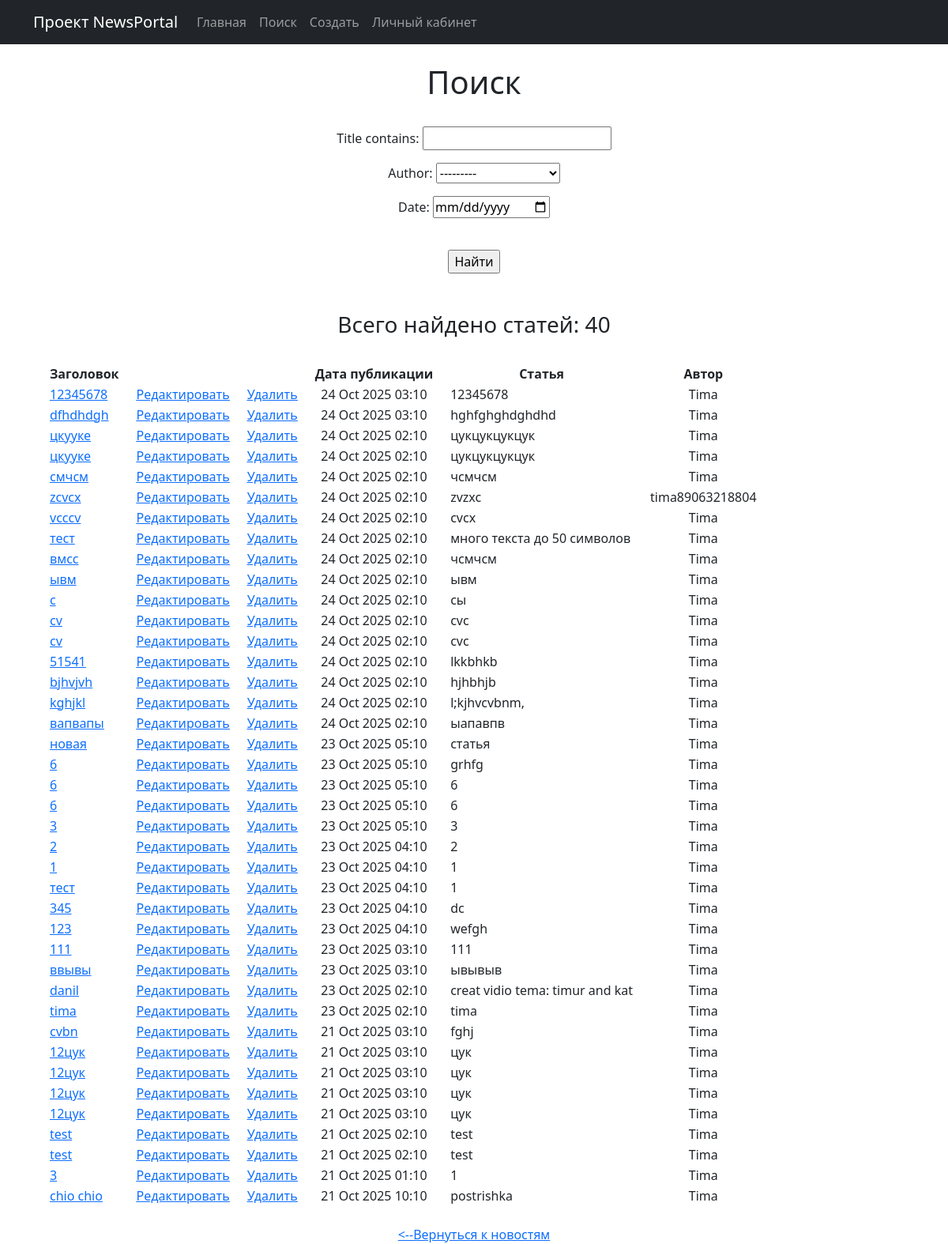
Page /news/news/search/ on the committed database.
### news/models.py (models this page shows, shortened)
class Post(models.Model):
    author = models.ForeignKey(Author, on_delete = models.CASCADE)
    ARTICLE = 'AR'
    NEWS = 'NW'
    CATEGORY_CHOICES = [
        (ARTICLE, 'СТАТЬЯ'),
        (NEWS, 'НОВОСТЬ')
    ]
    category_type = models.CharField(max_length=2, choices=CATEGORY_CHOICES, default=ARTICLE)
    time_creation = models.DateTimeField(auto_now_add = True)
    post_category = models.ManyToManyField(Category, through = 'PostCategory')
    title = models.CharField(max_length = 128)
    text = models.TextField()
    rating = models.SmallIntegerField(default = 0)

class Author(models.Model):
    authorUser = models.OneToOneField(User, on_delete = models.CASCADE)
    ratingAuthor = models.SmallIntegerField(default = 0)
    def __str__(self):
        return self.authorUser.username

### news/views.py (the view)
# urls.py: path('news/search/', PostSearch.as_view(), name='post_search'),
class PostSearch(ListView):
    model = Post
    template_name = 'post_search.html'
    context_object_name = 'news'
    ordering = ['-time_creation']
    success_url = reverse_lazy('post_list')
    def get_context_data(self, **kwargs):
        context = super().get_context_data(**kwargs)
        context['filter'] = PostFilter(self.request.GET, queryset=self.get_queryset())
        return context

### news/templatetags/custom_filters.py (called while the page is built)
@register.filter(name='censor')
def censor(censor_text):
    for word in censor_words:
        censor_text = censor_text.lower().replace(word.lower(),'*')
    return censor_text

### templates/post_search.html (shortened to what this page needs)
{% extends 'flatpages/default.html' %}
{% load custom_filters %}
{% block content %}
    <br>
    {% if filter.qs %}
        <h1>Поиск</h1>
        <br>
        <form method="GET">
            {{ filter.form.as_p }}
                    <br>
            <input type="submit" value="Найти">
                    <br>
        </form>
        <br>
        <br>
        <h3>Всего найдено статей:  {{ filter.qs|length }} </h3>
        <br>
        <table style="border-collapse: separate; border-spacing: 20px 0;">
            <thead>
                <th> Заголовок </th>
                <th></th>
                <th></th>
                <th> Дата публикации </th>
                <th> Статья </th>
                <th> Автор </th>
            </thead>
            {% for post in filter.qs %}
                <tr>
                    <td class="text-start">
                        <a href="{% url 'post_detail' post.id %}"> {{ post.title|censor|truncatechars:30 }}</a>
                    </td>
                    <td>
                        <a href="{% url 'post_update' post.id %}"><u>Редактировать</u></a>
                    </td>
                    <td>
                        <a href="{% url 'post_delete' post.id %}"><u> Удалить </u></a>
                    </td>
                    <td> {{ post.time_creation|date:'d M Y h:m' }} </td>
                    <td class="text-start"> {{ post.text|censor|truncatechars:50 }} </td>
                    <td> {{ post.author }} </td>
                </tr>
            {% endfor %}
        </table>
    {% else %}
        <br>
        <h2>Статей нет!</h2>
    {% endif %}
    <br>
    <a href="{% url 'post_list' %}"><--Вернуться к новостям</a>
{% endblock content %}

### rows in the picture
Post: title|censor "12345678", time_creation "24 Oct 2025 03:10", text|censor "12345678", author "Tima"
Post: title|censor "dfhdhdgh", time_creation "24 Oct 2025 03:10", text|censor "hghfghghdghdhd", author "Tima"
Post: title|censor "цкууке", time_creation "24 Oct 2025 02:10", text|censor "цукцукцукцук", author "Tima"
Post: title|censor "цкууке", time_creation "24 Oct 2025 02:10", text|censor "цукцукцукцук", author "Tima"
Post: title|censor "смчсм", time_creation "24 Oct 2025 02:10", text|censor "чсмчсм", author "Tima"
Post: title|censor "zcvcx", time_creation "24 Oct 2025 02:10", text|censor "zvzxc", author "tima89063218804"
Post: title|censor "vcccv", time_creation "24 Oct 2025 02:10", text|censor "cvcx", author "Tima"
Post: title|censor "тест", time_creation "24 Oct 2025 02:10", text|censor "много текста до 50 символов", author "Tima"
Post: title|censor "вмсс", time_creation "24 Oct 2025 02:10", text|censor "чсмчсм", author "Tima"
Post: title|censor "ывм", time_creation "24 Oct 2025 02:10", text|censor "ывм", author "Tima"
Post: title|censor "с", time_creation "24 Oct 2025 02:10", text|censor "сы", author "Tima"
Post: title|censor "cv", time_creation "24 Oct 2025 02:10", text|censor "cvc", author "Tima"
Post: title|censor "cv", time_creation "24 Oct 2025 02:10", text|censor "cvc", author "Tima"
Post: title|censor "51541", time_creation "24 Oct 2025 02:10", text|censor "lkkbhkb", author "Tima"
Post: title|censor "bjhvjvh", time_creation "24 Oct 2025 02:10", text|censor "hjhbhjb", author "Tima"
Post: title|censor "kghjkl", time_creation "24 Oct 2025 02:10", text|censor "l;kjhvcvbnm,", author "Tima"
Post: title|censor "вапвапы", time_creation "24 Oct 2025 02:10", text|censor "ыапавпв", author "Tima"
Post: title|censor "новая", time_creation "23 Oct 2025 05:10", text|censor "статья", author "Tima"
Post: title|censor "6", time_creation "23 Oct 2025 05:10", text|censor "grhfg", author "Tima"
Post: title|censor "6", time_creation "23 Oct 2025 05:10", text|censor "6", author "Tima"
Post: title|censor "6", time_creation "23 Oct 2025 05:10", text|censor "6", author "Tima"
Post: title|censor "3", time_creation "23 Oct 2025 05:10", text|censor "3", author "Tima"
Post: title|censor "2", time_creation "23 Oct 2025 04:10", text|censor "2", author "Tima"
Post: title|censor "1", time_creation "23 Oct 2025 04:10", text|censor "1", author "Tima"
Post: title|censor "тест", time_creation "23 Oct 2025 04:10", text|censor "1", author "Tima"
Post: title|censor "345", time_creation "23 Oct 2025 04:10", text|censor "dc", author "Tima"
Post: title|censor "123", time_creation "23 Oct 2025 04:10", text|censor "wefgh", author "Tima"
Post: title|censor "111", time_creation "23 Oct 2025 03:10", text|censor "111", author "Tima"
Post: title|censor "ввывы", time_creation "23 Oct 2025 03:10", text|censor "ывывыв", author "Tima"
Post: title|censor "danil", time_creation "23 Oct 2025 02:10", text|censor "creat vidio tema: timur and kat", author "Tima"
Post: title|censor "tima", time_creation "23 Oct 2025 02:10", text|censor "tima", author "Tima"
Post: title|censor "cvbn", time_creation "21 Oct 2025 03:10", text|censor "fghj", author "Tima"
Post: title|censor "12цук", time_creation "21 Oct 2025 03:10", text|censor "цук", author "Tima"
Post: title|censor "12цук", time_creation "21 Oct 2025 03:10", text|censor "цук", author "Tima"
Post: title|censor "12цук", time_creation "21 Oct 2025 03:10", text|censor "цук", author "Tima"
Post: title|censor "12цук", time_creation "21 Oct 2025 03:10", text|censor "цук", author "Tima"
Post: title|censor "test", time_creation "21 Oct 2025 02:10", text|censor "test", author "Tima"
Post: title|censor "test", time_creation "21 Oct 2025 02:10", text|censor "test", author "Tima"
Post: title|censor "3", time_creation "21 Oct 2025 01:10", text|censor "1", author "Tima"
Post: title|censor "chio chio", time_creation "21 Oct 2025 10:10", text|censor "postrishka", author "Tima"

### other values in the picture
{{ filter.qs|length }} "40"
